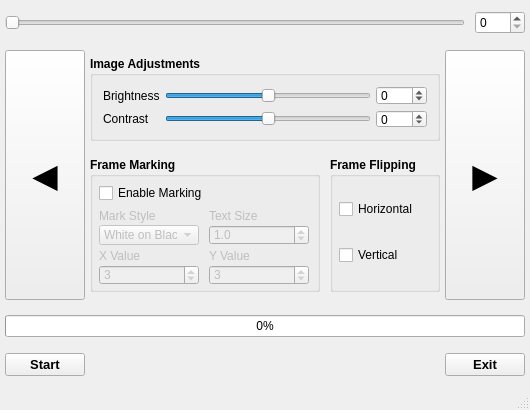
<?xml version="1.0" encoding="UTF-8"?>
<ui version="4.0">
 <class>ControlViewer</class>
 <widget class="QMainWindow" name="ControlViewer">
  <property name="geometry">
   <rect>
    <x>0</x>
    <y>0</y>
    <width>530</width>
    <height>410</height>
   </rect>
  </property>
  <property name="minimumSize">
   <size>
    <width>530</width>
    <height>410</height>
   </size>
  </property>
  <property name="maximumSize">
   <size>
    <width>530</width>
    <height>410</height>
   </size>
  </property>
  <property name="windowTitle">
   <string>MEGIT Pre-Processing Control</string>
  </property>
  <widget class="QWidget" name="frmctrlWidget">
   <layout class="QVBoxLayout" name="mainLayout">
    <property name="spacing">
     <number>10</number>
    </property>
    <property name="leftMargin">
     <number>5</number>
    </property>
    <property name="topMargin">
     <number>5</number>
    </property>
    <property name="rightMargin">
     <number>5</number>
    </property>
    <property name="bottomMargin">
     <number>5</number>
    </property>
    <item>
     <layout class="QHBoxLayout" name="frmsldrLayout">
      <property name="spacing">
       <number>10</number>
      </property>
      <item>
       <widget class="QSlider" name="frameSlider">
        <property name="minimumSize">
         <size>
          <width>0</width>
          <height>25</height>
         </size>
        </property>
        <property name="maximumSize">
         <size>
          <width>16777215</width>
          <height>25</height>
         </size>
        </property>
        <property name="orientation">
         <enum>Qt::Horizontal</enum>
        </property>
       </widget>
      </item>
      <item>
       <widget class="QSpinBox" name="sliderValue">
        <property name="minimumSize">
         <size>
          <width>50</width>
          <height>0</height>
         </size>
        </property>
       </widget>
      </item>
     </layout>
    </item>
    <item>
     <layout class="QHBoxLayout" name="controlsLayout">
      <property name="spacing">
       <number>5</number>
      </property>
      <item>
       <widget class="QPushButton" name="prevButton">
        <property name="minimumSize">
         <size>
          <width>0</width>
          <height>250</height>
         </size>
        </property>
        <property name="font">
         <font>
          <pointsize>25</pointsize>
          <weight>75</weight>
          <bold>true</bold>
         </font>
        </property>
        <property name="text">
         <string>◀</string>
        </property>
       </widget>
      </item>
      <item>
       <layout class="QVBoxLayout" name="settingsLayout">
        <property name="spacing">
         <number>10</number>
        </property>
        <item>
         <widget class="QGroupBox" name="imgadjBox">
          <property name="minimumSize">
           <size>
            <width>0</width>
            <height>85</height>
           </size>
          </property>
          <property name="maximumSize">
           <size>
            <width>16777215</width>
            <height>85</height>
           </size>
          </property>
          <property name="font">
           <font>
            <weight>75</weight>
            <bold>true</bold>
           </font>
          </property>
          <property name="title">
           <string>Image Adjustments</string>
          </property>
          <layout class="QGridLayout" name="imgadjLayout">
           <property name="leftMargin">
            <number>10</number>
           </property>
           <property name="topMargin">
            <number>10</number>
           </property>
           <property name="rightMargin">
            <number>10</number>
           </property>
           <property name="bottomMargin">
            <number>10</number>
           </property>
           <property name="spacing">
            <number>5</number>
           </property>
           <item row="0" column="0">
            <widget class="QLabel" name="brtLabel">
             <property name="font">
              <font>
               <weight>50</weight>
               <bold>false</bold>
              </font>
             </property>
             <property name="text">
              <string>Brightness</string>
             </property>
            </widget>
           </item>
           <item row="1" column="0">
            <widget class="QLabel" name="conLabel">
             <property name="font">
              <font>
               <weight>50</weight>
               <bold>false</bold>
              </font>
             </property>
             <property name="text">
              <string>Contrast</string>
             </property>
            </widget>
           </item>
           <item row="1" column="2">
            <widget class="QSpinBox" name="conValue">
             <property name="font">
              <font>
               <weight>50</weight>
               <bold>false</bold>
              </font>
             </property>
             <property name="minimum">
              <number>-100</number>
             </property>
             <property name="maximum">
              <number>100</number>
             </property>
            </widget>
           </item>
           <item row="0" column="2">
            <widget class="QSpinBox" name="brtValue">
             <property name="font">
              <font>
               <weight>50</weight>
               <bold>false</bold>
              </font>
             </property>
             <property name="minimum">
              <number>-150</number>
             </property>
             <property name="maximum">
              <number>150</number>
             </property>
            </widget>
           </item>
           <item row="0" column="1">
            <widget class="QSlider" name="brtSlider">
             <property name="font">
              <font>
               <weight>50</weight>
               <bold>false</bold>
              </font>
             </property>
             <property name="minimum">
              <number>-150</number>
             </property>
             <property name="maximum">
              <number>150</number>
             </property>
             <property name="orientation">
              <enum>Qt::Horizontal</enum>
             </property>
            </widget>
           </item>
           <item row="1" column="1">
            <widget class="QSlider" name="conSlider">
             <property name="font">
              <font>
               <weight>50</weight>
               <bold>false</bold>
              </font>
             </property>
             <property name="minimum">
              <number>-100</number>
             </property>
             <property name="maximum">
              <number>100</number>
             </property>
             <property name="orientation">
              <enum>Qt::Horizontal</enum>
             </property>
            </widget>
           </item>
          </layout>
         </widget>
        </item>
        <item>
         <layout class="QHBoxLayout" name="featuresLayout">
          <property name="spacing">
           <number>10</number>
          </property>
          <item>
           <widget class="QGroupBox" name="frmmrkBox">
            <property name="minimumSize">
             <size>
              <width>230</width>
              <height>135</height>
             </size>
            </property>
            <property name="maximumSize">
             <size>
              <width>230</width>
              <height>135</height>
             </size>
            </property>
            <property name="font">
             <font>
              <weight>75</weight>
              <bold>true</bold>
             </font>
            </property>
            <property name="title">
             <string>Frame Marking</string>
            </property>
            <layout class="QVBoxLayout" name="frmmrkLayout">
             <property name="spacing">
              <number>6</number>
             </property>
             <property name="leftMargin">
              <number>6</number>
             </property>
             <property name="topMargin">
              <number>6</number>
             </property>
             <property name="rightMargin">
              <number>6</number>
             </property>
             <property name="bottomMargin">
              <number>6</number>
             </property>
             <item>
              <widget class="QCheckBox" name="mrkCheck">
               <property name="font">
                <font>
                 <weight>50</weight>
                 <bold>false</bold>
                </font>
               </property>
               <property name="text">
                <string>Enable Marking</string>
               </property>
              </widget>
             </item>
             <item>
              <layout class="QGridLayout" name="textLayout">
               <property name="horizontalSpacing">
                <number>10</number>
               </property>
               <property name="verticalSpacing">
                <number>2</number>
               </property>
               <item row="0" column="0">
                <widget class="QLabel" name="colourLabel">
                 <property name="enabled">
                  <bool>false</bool>
                 </property>
                 <property name="font">
                  <font>
                   <weight>50</weight>
                   <bold>false</bold>
                  </font>
                 </property>
                 <property name="text">
                  <string>Mark Style</string>
                 </property>
                </widget>
               </item>
               <item row="0" column="1">
                <widget class="QLabel" name="sizeLabel">
                 <property name="enabled">
                  <bool>false</bool>
                 </property>
                 <property name="font">
                  <font>
                   <weight>50</weight>
                   <bold>false</bold>
                  </font>
                 </property>
                 <property name="text">
                  <string>Text Size</string>
                 </property>
                </widget>
               </item>
               <item row="1" column="0">
                <widget class="QComboBox" name="mrkMode">
                 <property name="enabled">
                  <bool>false</bool>
                 </property>
                 <property name="minimumSize">
                  <size>
                   <width>100</width>
                   <height>20</height>
                  </size>
                 </property>
                 <property name="maximumSize">
                  <size>
                   <width>100</width>
                   <height>20</height>
                  </size>
                 </property>
                 <property name="font">
                  <font>
                   <weight>50</weight>
                   <bold>false</bold>
                  </font>
                 </property>
                 <property name="currentIndex">
                  <number>3</number>
                 </property>
                 <item>
                  <property name="text">
                   <string>Black</string>
                  </property>
                 </item>
                 <item>
                  <property name="text">
                   <string>White</string>
                  </property>
                 </item>
                 <item>
                  <property name="text">
                   <string>Black on White</string>
                  </property>
                 </item>
                 <item>
                  <property name="text">
                   <string>White on Black</string>
                  </property>
                 </item>
                </widget>
               </item>
               <item row="1" column="1">
                <widget class="QDoubleSpinBox" name="sizeValue">
                 <property name="enabled">
                  <bool>false</bool>
                 </property>
                 <property name="minimumSize">
                  <size>
                   <width>100</width>
                   <height>20</height>
                  </size>
                 </property>
                 <property name="maximumSize">
                  <size>
                   <width>100</width>
                   <height>20</height>
                  </size>
                 </property>
                 <property name="font">
                  <font>
                   <weight>50</weight>
                   <bold>false</bold>
                  </font>
                 </property>
                 <property name="decimals">
                  <number>1</number>
                 </property>
                 <property name="value">
                  <double>1.000000000000000</double>
                 </property>
                </widget>
               </item>
              </layout>
             </item>
             <item>
              <layout class="QGridLayout" name="cordLayout">
               <property name="horizontalSpacing">
                <number>10</number>
               </property>
               <property name="verticalSpacing">
                <number>2</number>
               </property>
               <item row="0" column="0">
                <widget class="QLabel" name="xLabel">
                 <property name="enabled">
                  <bool>false</bool>
                 </property>
                 <property name="font">
                  <font>
                   <weight>50</weight>
                   <bold>false</bold>
                  </font>
                 </property>
                 <property name="text">
                  <string>X Value</string>
                 </property>
                </widget>
               </item>
               <item row="0" column="1">
                <widget class="QLabel" name="yLabel">
                 <property name="enabled">
                  <bool>false</bool>
                 </property>
                 <property name="font">
                  <font>
                   <weight>50</weight>
                   <bold>false</bold>
                  </font>
                 </property>
                 <property name="text">
                  <string>Y Value</string>
                 </property>
                </widget>
               </item>
               <item row="1" column="0">
                <widget class="QSpinBox" name="xValue">
                 <property name="enabled">
                  <bool>false</bool>
                 </property>
                 <property name="minimumSize">
                  <size>
                   <width>100</width>
                   <height>20</height>
                  </size>
                 </property>
                 <property name="maximumSize">
                  <size>
                   <width>100</width>
                   <height>20</height>
                  </size>
                 </property>
                 <property name="font">
                  <font>
                   <weight>50</weight>
                   <bold>false</bold>
                  </font>
                 </property>
                 <property name="minimum">
                  <number>-1</number>
                 </property>
                 <property name="value">
                  <number>3</number>
                 </property>
                </widget>
               </item>
               <item row="1" column="1">
                <widget class="QSpinBox" name="yValue">
                 <property name="enabled">
                  <bool>false</bool>
                 </property>
                 <property name="minimumSize">
                  <size>
                   <width>100</width>
                   <height>20</height>
                  </size>
                 </property>
                 <property name="maximumSize">
                  <size>
                   <width>100</width>
                   <height>20</height>
                  </size>
                 </property>
                 <property name="font">
                  <font>
                   <weight>50</weight>
                   <bold>false</bold>
                  </font>
                 </property>
                 <property name="minimum">
                  <number>-1</number>
                 </property>
                 <property name="value">
                  <number>3</number>
                 </property>
                </widget>
               </item>
              </layout>
             </item>
            </layout>
           </widget>
          </item>
          <item>
           <widget class="QGroupBox" name="frmflpBox">
            <property name="minimumSize">
             <size>
              <width>110</width>
              <height>135</height>
             </size>
            </property>
            <property name="maximumSize">
             <size>
              <width>110</width>
              <height>135</height>
             </size>
            </property>
            <property name="font">
             <font>
              <weight>75</weight>
              <bold>true</bold>
             </font>
            </property>
            <property name="title">
             <string>Frame Flipping</string>
            </property>
            <layout class="QVBoxLayout" name="frmflpLayout">
             <property name="spacing">
              <number>10</number>
             </property>
             <property name="leftMargin">
              <number>6</number>
             </property>
             <property name="topMargin">
              <number>6</number>
             </property>
             <property name="rightMargin">
              <number>6</number>
             </property>
             <property name="bottomMargin">
              <number>6</number>
             </property>
             <item>
              <widget class="QCheckBox" name="hflpBox">
               <property name="font">
                <font>
                 <weight>50</weight>
                 <bold>false</bold>
                </font>
               </property>
               <property name="text">
                <string>Horizontal</string>
               </property>
              </widget>
             </item>
             <item>
              <widget class="QCheckBox" name="vflpBox">
               <property name="font">
                <font>
                 <weight>50</weight>
                 <bold>false</bold>
                </font>
               </property>
               <property name="text">
                <string>Vertical</string>
               </property>
              </widget>
             </item>
            </layout>
           </widget>
          </item>
         </layout>
        </item>
       </layout>
      </item>
      <item>
       <widget class="QPushButton" name="nextButton">
        <property name="minimumSize">
         <size>
          <width>0</width>
          <height>250</height>
         </size>
        </property>
        <property name="font">
         <font>
          <pointsize>25</pointsize>
          <weight>75</weight>
          <bold>true</bold>
         </font>
        </property>
        <property name="text">
         <string>▶</string>
        </property>
       </widget>
      </item>
     </layout>
    </item>
    <item>
     <widget class="QProgressBar" name="progressBar">
      <property name="value">
       <number>0</number>
      </property>
     </widget>
    </item>
    <item>
     <layout class="QHBoxLayout" name="progctrlLayout">
      <property name="spacing">
       <number>10</number>
      </property>
      <item>
       <widget class="QPushButton" name="startButton">
        <property name="font">
         <font>
          <pointsize>10</pointsize>
          <weight>75</weight>
          <bold>true</bold>
         </font>
        </property>
        <property name="text">
         <string>Start</string>
        </property>
       </widget>
      </item>
      <item>
       <spacer name="progctrltSpacer">
        <property name="orientation">
         <enum>Qt::Horizontal</enum>
        </property>
        <property name="sizeHint" stdset="0">
         <size>
          <width>40</width>
          <height>25</height>
         </size>
        </property>
       </spacer>
      </item>
      <item>
       <widget class="QPushButton" name="exitButton">
        <property name="font">
         <font>
          <pointsize>10</pointsize>
          <weight>75</weight>
          <bold>true</bold>
         </font>
        </property>
        <property name="text">
         <string>Exit</string>
        </property>
       </widget>
      </item>
     </layout>
    </item>
   </layout>
  </widget>
  <widget class="QStatusBar" name="statusBar"/>
  <widget class="QMenuBar" name="menuBar">
   <property name="geometry">
    <rect>
     <x>0</x>
     <y>0</y>
     <width>530</width>
     <height>21</height>
    </rect>
   </property>
  </widget>
 </widget>
 <tabstops>
  <tabstop>frameSlider</tabstop>
  <tabstop>sliderValue</tabstop>
  <tabstop>brtSlider</tabstop>
  <tabstop>brtValue</tabstop>
  <tabstop>conSlider</tabstop>
  <tabstop>conValue</tabstop>
  <tabstop>mrkCheck</tabstop>
  <tabstop>mrkMode</tabstop>
  <tabstop>sizeValue</tabstop>
  <tabstop>xValue</tabstop>
  <tabstop>yValue</tabstop>
  <tabstop>startButton</tabstop>
  <tabstop>exitButton</tabstop>
  <tabstop>prevButton</tabstop>
  <tabstop>nextButton</tabstop>
 </tabstops>
 <resources/>
 <connections>
  <connection>
   <sender>frameSlider</sender>
   <signal>valueChanged(int)</signal>
   <receiver>sliderValue</receiver>
   <slot>setValue(int)</slot>
   <hints>
    <hint type="sourcelabel">
     <x>84</x>
     <y>46</y>
    </hint>
    <hint type="destinationlabel">
     <x>810</x>
     <y>51</y>
    </hint>
   </hints>
  </connection>
  <connection>
   <sender>sliderValue</sender>
   <signal>valueChanged(int)</signal>
   <receiver>frameSlider</receiver>
   <slot>setValue(int)</slot>
   <hints>
    <hint type="sourcelabel">
     <x>810</x>
     <y>51</y>
    </hint>
    <hint type="destinationlabel">
     <x>84</x>
     <y>46</y>
    </hint>
   </hints>
  </connection>
  <connection>
   <sender>prevButton</sender>
   <signal>clicked()</signal>
   <receiver>sliderValue</receiver>
   <slot>stepDown()</slot>
   <hints>
    <hint type="sourcelabel">
     <x>66</x>
     <y>208</y>
    </hint>
    <hint type="destinationlabel">
     <x>810</x>
     <y>51</y>
    </hint>
   </hints>
  </connection>
  <connection>
   <sender>nextButton</sender>
   <signal>clicked()</signal>
   <receiver>sliderValue</receiver>
   <slot>stepUp()</slot>
   <hints>
    <hint type="sourcelabel">
     <x>810</x>
     <y>312</y>
    </hint>
    <hint type="destinationlabel">
     <x>810</x>
     <y>51</y>
    </hint>
   </hints>
  </connection>
  <connection>
   <sender>brtSlider</sender>
   <signal>valueChanged(int)</signal>
   <receiver>brtValue</receiver>
   <slot>setValue(int)</slot>
   <hints>
    <hint type="sourcelabel">
     <x>595</x>
     <y>109</y>
    </hint>
    <hint type="destinationlabel">
     <x>718</x>
     <y>108</y>
    </hint>
   </hints>
  </connection>
  <connection>
   <sender>brtValue</sender>
   <signal>valueChanged(int)</signal>
   <receiver>brtSlider</receiver>
   <slot>setValue(int)</slot>
   <hints>
    <hint type="sourcelabel">
     <x>718</x>
     <y>108</y>
    </hint>
    <hint type="destinationlabel">
     <x>595</x>
     <y>109</y>
    </hint>
   </hints>
  </connection>
  <connection>
   <sender>conSlider</sender>
   <signal>valueChanged(int)</signal>
   <receiver>conValue</receiver>
   <slot>setValue(int)</slot>
   <hints>
    <hint type="sourcelabel">
     <x>595</x>
     <y>136</y>
    </hint>
    <hint type="destinationlabel">
     <x>718</x>
     <y>135</y>
    </hint>
   </hints>
  </connection>
  <connection>
   <sender>conValue</sender>
   <signal>valueChanged(int)</signal>
   <receiver>conSlider</receiver>
   <slot>setValue(int)</slot>
   <hints>
    <hint type="sourcelabel">
     <x>718</x>
     <y>135</y>
    </hint>
    <hint type="destinationlabel">
     <x>595</x>
     <y>136</y>
    </hint>
   </hints>
  </connection>
  <connection>
   <sender>mrkCheck</sender>
   <signal>clicked(bool)</signal>
   <receiver>colourLabel</receiver>
   <slot>setEnabled(bool)</slot>
   <hints>
    <hint type="sourcelabel">
     <x>457</x>
     <y>200</y>
    </hint>
    <hint type="destinationlabel">
     <x>335</x>
     <y>226</y>
    </hint>
   </hints>
  </connection>
  <connection>
   <sender>mrkCheck</sender>
   <signal>clicked(bool)</signal>
   <receiver>mrkMode</receiver>
   <slot>setEnabled(bool)</slot>
   <hints>
    <hint type="sourcelabel">
     <x>457</x>
     <y>200</y>
    </hint>
    <hint type="destinationlabel">
     <x>335</x>
     <y>248</y>
    </hint>
   </hints>
  </connection>
  <connection>
   <sender>mrkCheck</sender>
   <signal>clicked(bool)</signal>
   <receiver>sizeLabel</receiver>
   <slot>setEnabled(bool)</slot>
   <hints>
    <hint type="sourcelabel">
     <x>457</x>
     <y>200</y>
    </hint>
    <hint type="destinationlabel">
     <x>450</x>
     <y>226</y>
    </hint>
   </hints>
  </connection>
  <connection>
   <sender>mrkCheck</sender>
   <signal>clicked(bool)</signal>
   <receiver>sizeValue</receiver>
   <slot>setEnabled(bool)</slot>
   <hints>
    <hint type="sourcelabel">
     <x>457</x>
     <y>200</y>
    </hint>
    <hint type="destinationlabel">
     <x>450</x>
     <y>248</y>
    </hint>
   </hints>
  </connection>
  <connection>
   <sender>mrkCheck</sender>
   <signal>clicked(bool)</signal>
   <receiver>xLabel</receiver>
   <slot>setEnabled(bool)</slot>
   <hints>
    <hint type="sourcelabel">
     <x>457</x>
     <y>200</y>
    </hint>
    <hint type="destinationlabel">
     <x>335</x>
     <y>275</y>
    </hint>
   </hints>
  </connection>
  <connection>
   <sender>mrkCheck</sender>
   <signal>clicked(bool)</signal>
   <receiver>xValue</receiver>
   <slot>setEnabled(bool)</slot>
   <hints>
    <hint type="sourcelabel">
     <x>457</x>
     <y>200</y>
    </hint>
    <hint type="destinationlabel">
     <x>335</x>
     <y>297</y>
    </hint>
   </hints>
  </connection>
  <connection>
   <sender>mrkCheck</sender>
   <signal>clicked(bool)</signal>
   <receiver>yLabel</receiver>
   <slot>setEnabled(bool)</slot>
   <hints>
    <hint type="sourcelabel">
     <x>457</x>
     <y>200</y>
    </hint>
    <hint type="destinationlabel">
     <x>450</x>
     <y>275</y>
    </hint>
   </hints>
  </connection>
  <connection>
   <sender>mrkCheck</sender>
   <signal>clicked(bool)</signal>
   <receiver>yValue</receiver>
   <slot>setEnabled(bool)</slot>
   <hints>
    <hint type="sourcelabel">
     <x>457</x>
     <y>200</y>
    </hint>
    <hint type="destinationlabel">
     <x>450</x>
     <y>297</y>
    </hint>
   </hints>
  </connection>
 </connections>
 <buttongroups>
  <buttongroup name="modeGroup"/>
 </buttongroups>
</ui>
